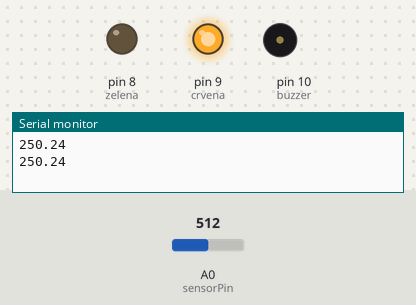
Recording of a sketch running on a simulated Arduino Uno, built with avr-gcc and run on an emulated ATmega328P. Shown: output pins drawn as LEDs (lit = HIGH), buzzer (waves = sounding, pin HIGH), the last lines printed to the serial monitor. Inputs (shaded band) come from the test bench; at power-on: A0 (sensorPin) = 512.

Above: at 3.0 s.
3.1 s: A0 (sensorPin) set to 56
6.6 s: A0 (sensorPin) set to 48
At 8.0 s:
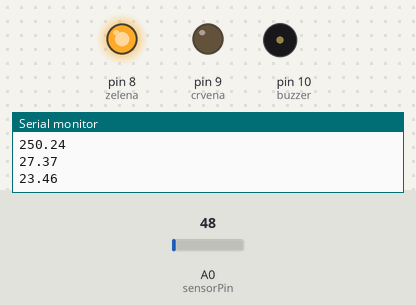
9.5 s: A0 (sensorPin) set to 122
At 10.7 s:
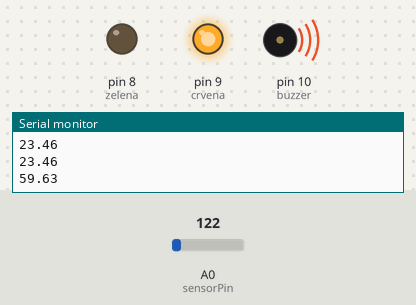
15.8 s: A0 (sensorPin) set to 15
At 18.6 s:
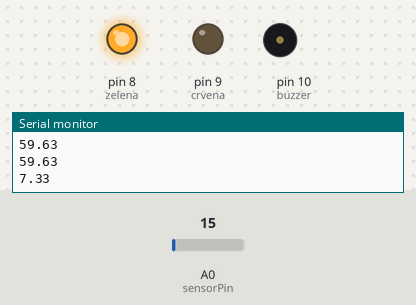
Timing chart, 0 to 19.7 s (numbered marks = the images above; inputs shaded):
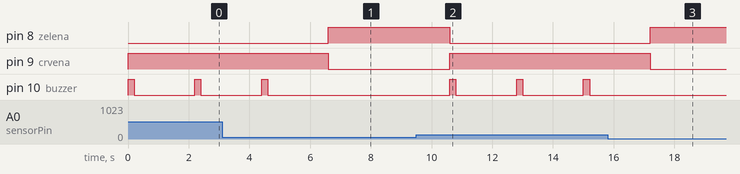

Measured:
- the behaviour switches between 52 and 51 on A0 (sensorPin) (found by bisection; images 0 and 1)
- after the input at 6.6 s, pin 8 (zelena): LOW → HIGH at once; pin 9 (crvena): HIGH → LOW at once; pin 10 (buzzer): stops changing and stays LOW
- after the input at 9.5 s, pin 8 (zelena): HIGH → LOW after 1.1 s; pin 9 (crvena): LOW → HIGH after 1.1 s; pin 10 (buzzer): alternates HIGH for 0.20 s and LOW for 2.0 s, starting after 1.1 s
- after the input at 15.8 s, pin 8 (zelena): LOW → HIGH after 1.4 s; pin 9 (crvena): HIGH → LOW after 1.4 s; pin 10 (buzzer): stops changing and stays LOW

The sketch:

arduino_kod.ino
```cpp
int sensorPin = A0;

int zelena = 8;
int crvena = 9;
int buzzer = 10;

void setup() {
  Serial.begin(9600);
  pinMode(zelena, OUTPUT);
  pinMode(crvena, OUTPUT);
  pinMode(buzzer, OUTPUT);
}

void loop() {
  int value = analogRead(sensorPin);
  float voltage = value * (5.0 / 1023.0);
  float temperature = voltage * 100;

  Serial.println(temperature); // šalje Pythonu

  if (temperature < 25.0) {
    digitalWrite(zelena, HIGH);
    digitalWrite(crvena, LOW);
    digitalWrite(buzzer, LOW);
  } else {
    digitalWrite(zelena, LOW);
    digitalWrite(crvena, HIGH);
    digitalWrite(buzzer, HIGH);
    delay(200);
    digitalWrite(buzzer, LOW);
  }

  delay(2000);
}
```
